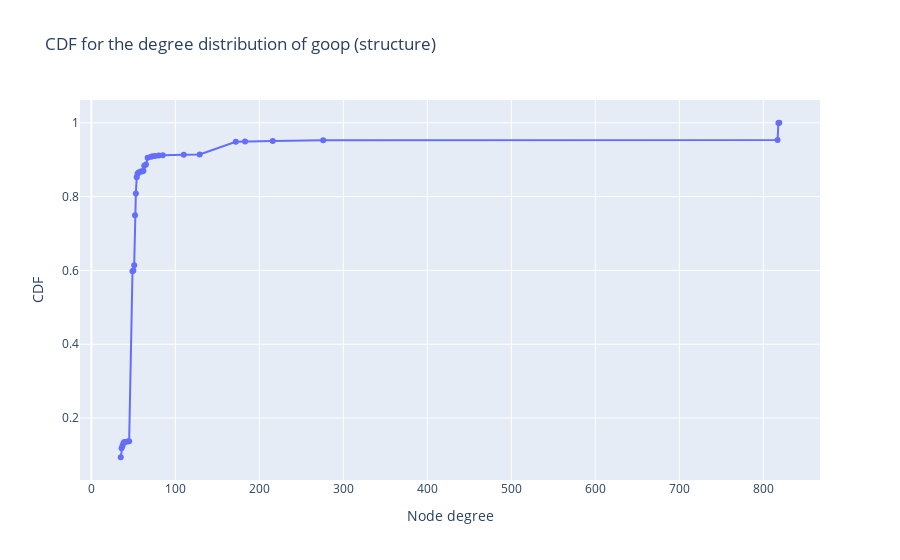
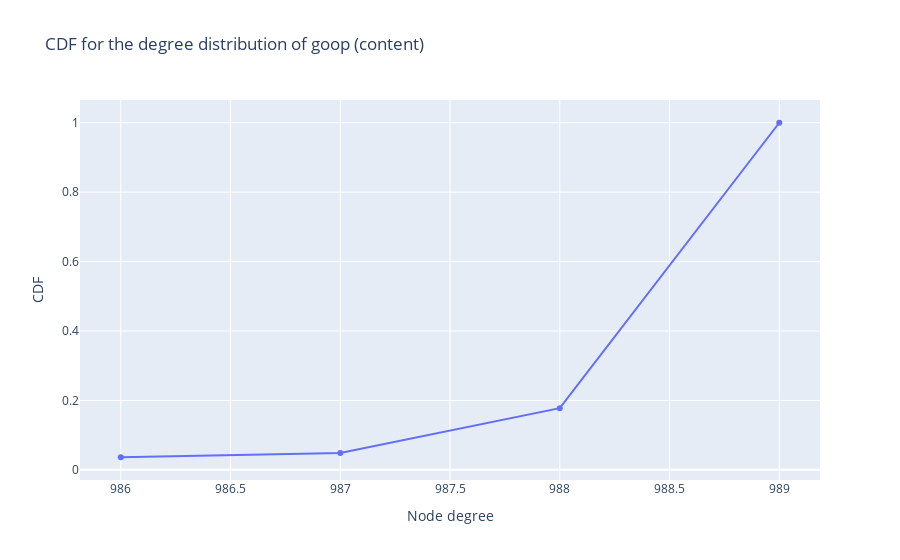

Notebook code for these charts, in order:
### Code cell
plot_degrees_cum_distrib(structure, '(structure)')
plot_degrees_cum_distrib(content, '(content)')

### Figure 1 — Plotly figure (JSON) as saved in the notebook; plotly's stock layout.template omitted (floating-point values rounded to 4 significant figures)
{"data": [{"mode": "lines+markers", "type": "scatter", "x": [35, 36, 37, 38, 39, 40, 43, 45, 49, 50, 51, 52, 53, 54, 55, 56, 57, 59, 61, 62, 63, 65, 67, 71, 73, 76, 80, 85, 110, 129, 172, 183, 216, 276, 817, 818, 819], "y": [0.09394, 0.1182, 0.1242, 0.1313, 0.1343, 0.1354, 0.1364, 0.1374, 0.598, 0.6, 0.6141, 0.7495, 0.8081, 0.8525, 0.8616, 0.8646, 0.8657, 0.8677, 0.8687, 0.8697, 0.8838, 0.8869, 0.9051, 0.9081, 0.9091, 0.9101, 0.9111, 0.9121, 0.9131, 0.9141, 0.9485, 0.9495, 0.9505, 0.9525, 0.9535, 0.999, 1]}], "layout": {"title": {"text": "CDF for the degree distribution of goop (structure)"}, "xaxis": {"title": {"text": "Node degree"}}, "yaxis": {"title": {"text": "CDF"}}}}

### Figure 2 — Plotly figure (JSON) as saved in the notebook; plotly's stock layout.template omitted (floating-point values rounded to 4 significant figures)
{"data": [{"mode": "lines+markers", "type": "scatter", "x": [986, 987, 988, 989], "y": [0.03636, 0.04848, 0.1778, 1]}], "layout": {"title": {"text": "CDF for the degree distribution of goop (content)"}, "xaxis": {"title": {"text": "Node degree"}}, "yaxis": {"title": {"text": "CDF"}}}}
